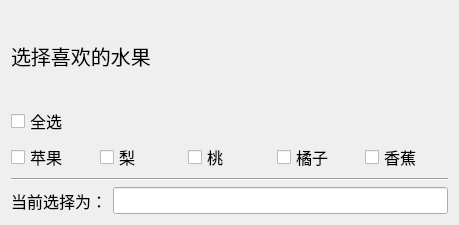
<?xml version="1.0" encoding="UTF-8"?>
<ui version="4.0">
 <class>Widget</class>
 <widget class="QWidget" name="Widget">
  <property name="geometry">
   <rect>
    <x>0</x>
    <y>0</y>
    <width>459</width>
    <height>225</height>
   </rect>
  </property>
  <property name="font">
   <font>
    <pointsize>12</pointsize>
   </font>
  </property>
  <property name="windowTitle">
   <string>Widget</string>
  </property>
  <layout class="QVBoxLayout" name="verticalLayout">
   <item>
    <widget class="QLabel" name="label">
     <property name="font">
      <font>
       <pointsize>15</pointsize>
      </font>
     </property>
     <property name="text">
      <string>选择喜欢的水果</string>
     </property>
    </widget>
   </item>
   <item>
    <widget class="QCheckBox" name="cbAll">
     <property name="text">
      <string>全选</string>
     </property>
    </widget>
   </item>
   <item>
    <layout class="QHBoxLayout" name="horizontalLayout">
     <item>
      <widget class="QCheckBox" name="cbApple">
       <property name="text">
        <string>苹果</string>
       </property>
      </widget>
     </item>
     <item>
      <widget class="QCheckBox" name="cbPear">
       <property name="text">
        <string>梨</string>
       </property>
      </widget>
     </item>
     <item>
      <widget class="QCheckBox" name="cbPeach">
       <property name="text">
        <string>桃</string>
       </property>
      </widget>
     </item>
     <item>
      <widget class="QCheckBox" name="cbOrange">
       <property name="text">
        <string>橘子</string>
       </property>
      </widget>
     </item>
     <item>
      <widget class="QCheckBox" name="cbBanana">
       <property name="text">
        <string>香蕉</string>
       </property>
      </widget>
     </item>
    </layout>
   </item>
   <item>
    <widget class="Line" name="line">
     <property name="orientation">
      <enum>Qt::Horizontal</enum>
     </property>
    </widget>
   </item>
   <item>
    <layout class="QHBoxLayout" name="horizontalLayout_2">
     <item>
      <widget class="QLabel" name="label_2">
       <property name="text">
        <string>当前选择为：</string>
       </property>
      </widget>
     </item>
     <item>
      <widget class="QLineEdit" name="leResult"/>
     </item>
    </layout>
   </item>
  </layout>
 </widget>
 <resources/>
 <connections/>
</ui>
